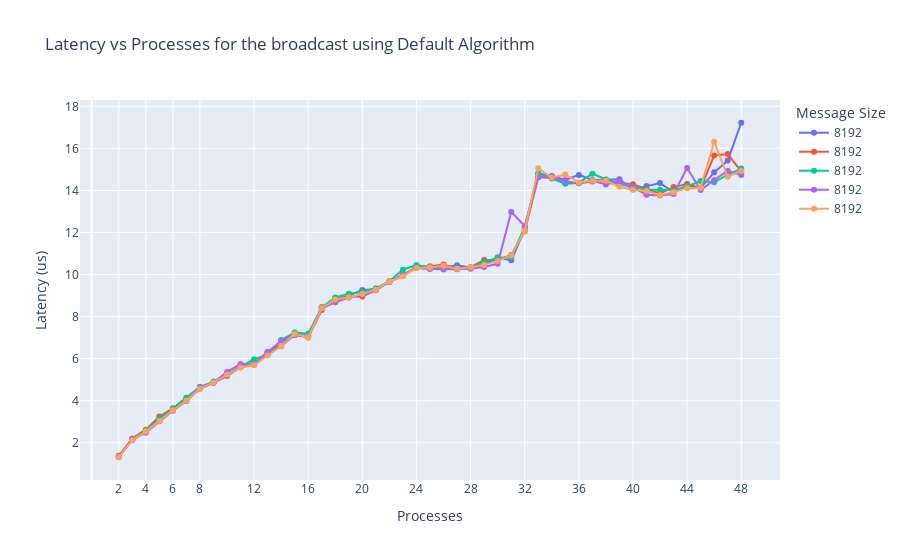
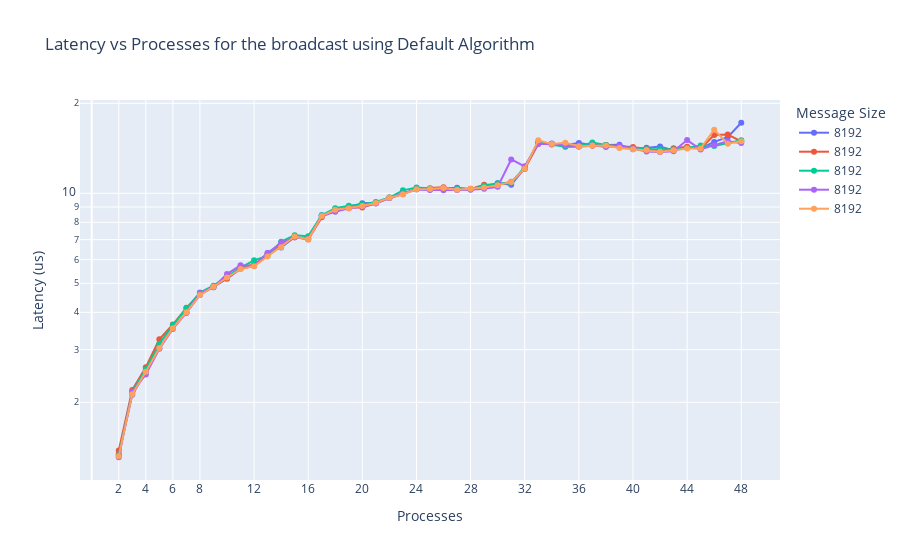

Here is the notebook cell these charts were saved with, in order:
### Markdown cell above
## Default algorithm

Let's plot the default algorithm

### Code cell
plot_latency_vs_processes(default_df, 'Default', 'linear')
plot_latency_vs_processes(default_df, 'Default', 'log')
